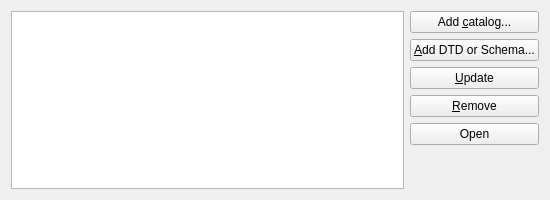
<?xml version="1.0" encoding="UTF-8"?>
<ui version="4.0">
 <class>XmlCatalogForm</class>
 <widget class="QWidget" name="XmlCatalogForm">
  <property name="geometry">
   <rect>
    <x>0</x>
    <y>0</y>
    <width>550</width>
    <height>200</height>
   </rect>
  </property>
  <property name="minimumSize">
   <size>
    <width>550</width>
    <height>200</height>
   </size>
  </property>
  <layout class="QHBoxLayout" name="horizontalLayout">
   <item>
    <widget class="QTreeView" name="catalogTree">
     <property name="iconSize">
      <size>
       <width>16</width>
       <height>16</height>
      </size>
     </property>
     <property name="rootIsDecorated">
      <bool>true</bool>
     </property>
     <property name="animated">
      <bool>true</bool>
     </property>
    </widget>
   </item>
   <item>
    <layout class="QVBoxLayout" name="verticalLayout">
     <item>
      <widget class="QPushButton" name="addCatalogBtn">
       <property name="toolTip">
        <string>Add a catalog to the list.</string>
       </property>
       <property name="text">
        <string>Add &amp;catalog...</string>
       </property>
      </widget>
     </item>
     <item>
      <widget class="QPushButton" name="addBtn">
       <property name="toolTip">
        <string>Add a Schema or DTD to the selected catalog.</string>
       </property>
       <property name="text">
        <string>&amp;Add DTD or Schema...</string>
       </property>
      </widget>
     </item>
     <item>
      <widget class="QPushButton" name="updateBtn">
       <property name="toolTip">
        <string>Download all the Schema and DTD files of the selected item.</string>
       </property>
       <property name="text">
        <string>&amp;Update</string>
       </property>
      </widget>
     </item>
     <item>
      <widget class="QPushButton" name="removeBtn">
       <property name="toolTip">
        <string>Remove the selected entry from the list.</string>
       </property>
       <property name="text">
        <string>&amp;Remove</string>
       </property>
      </widget>
     </item>
     <item>
      <widget class="QPushButton" name="openBtn">
       <property name="toolTip">
        <string>Open this entry.</string>
       </property>
       <property name="text">
        <string>Open</string>
       </property>
      </widget>
     </item>
     <item>
      <spacer name="verticalSpacer">
       <property name="orientation">
        <enum>Qt::Vertical</enum>
       </property>
       <property name="sizeHint" stdset="0">
        <size>
         <width>20</width>
         <height>40</height>
        </size>
       </property>
      </spacer>
     </item>
    </layout>
   </item>
  </layout>
 </widget>
 <resources/>
 <connections/>
</ui>
